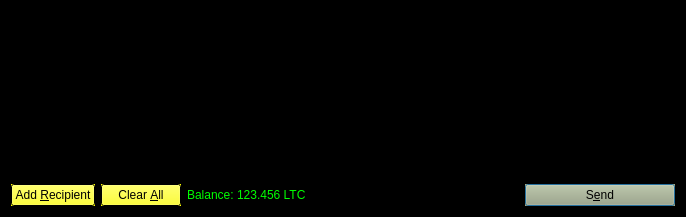
<?xml version="1.0" encoding="UTF-8"?>
<ui version="4.0">
 <class>SendCoinsDialog</class>
 <widget class="QDialog" name="SendCoinsDialog">
  <property name="geometry">
   <rect>
    <x>0</x>
    <y>0</y>
    <width>686</width>
    <height>217</height>
   </rect>
  </property>
  <property name="palette">
   <palette>
    <active>
     <colorrole role="WindowText">
      <brush brushstyle="SolidPattern">
       <color alpha="255">
        <red>0</red>
        <green>255</green>
        <blue>0</blue>
       </color>
      </brush>
     </colorrole>
     <colorrole role="Button">
      <brush brushstyle="SolidPattern">
       <color alpha="255">
        <red>255</red>
        <green>255</green>
        <blue>0</blue>
       </color>
      </brush>
     </colorrole>
     <colorrole role="Base">
      <brush brushstyle="SolidPattern">
       <color alpha="255">
        <red>255</red>
        <green>255</green>
        <blue>255</blue>
       </color>
      </brush>
     </colorrole>
     <colorrole role="Window">
      <brush brushstyle="SolidPattern">
       <color alpha="255">
        <red>0</red>
        <green>0</green>
        <blue>0</blue>
       </color>
      </brush>
     </colorrole>
    </active>
    <inactive>
     <colorrole role="WindowText">
      <brush brushstyle="SolidPattern">
       <color alpha="255">
        <red>0</red>
        <green>255</green>
        <blue>0</blue>
       </color>
      </brush>
     </colorrole>
     <colorrole role="Button">
      <brush brushstyle="SolidPattern">
       <color alpha="255">
        <red>255</red>
        <green>255</green>
        <blue>0</blue>
       </color>
      </brush>
     </colorrole>
     <colorrole role="Base">
      <brush brushstyle="SolidPattern">
       <color alpha="255">
        <red>255</red>
        <green>255</green>
        <blue>255</blue>
       </color>
      </brush>
     </colorrole>
     <colorrole role="Window">
      <brush brushstyle="SolidPattern">
       <color alpha="255">
        <red>0</red>
        <green>0</green>
        <blue>0</blue>
       </color>
      </brush>
     </colorrole>
    </inactive>
    <disabled>
     <colorrole role="WindowText">
      <brush brushstyle="SolidPattern">
       <color alpha="255">
        <red>120</red>
        <green>120</green>
        <blue>120</blue>
       </color>
      </brush>
     </colorrole>
     <colorrole role="Button">
      <brush brushstyle="SolidPattern">
       <color alpha="255">
        <red>255</red>
        <green>255</green>
        <blue>0</blue>
       </color>
      </brush>
     </colorrole>
     <colorrole role="Base">
      <brush brushstyle="SolidPattern">
       <color alpha="255">
        <red>0</red>
        <green>0</green>
        <blue>0</blue>
       </color>
      </brush>
     </colorrole>
     <colorrole role="Window">
      <brush brushstyle="SolidPattern">
       <color alpha="255">
        <red>0</red>
        <green>0</green>
        <blue>0</blue>
       </color>
      </brush>
     </colorrole>
    </disabled>
   </palette>
  </property>
  <property name="windowTitle">
   <string>Send Coins</string>
  </property>
  <property name="autoFillBackground">
   <bool>true</bool>
  </property>
  <layout class="QVBoxLayout" name="verticalLayout">
   <item>
    <widget class="QScrollArea" name="scrollArea">
     <property name="widgetResizable">
      <bool>true</bool>
     </property>
     <widget class="QWidget" name="scrollAreaWidgetContents">
      <property name="geometry">
       <rect>
        <x>0</x>
        <y>0</y>
        <width>666</width>
        <height>165</height>
       </rect>
      </property>
      <layout class="QVBoxLayout" name="verticalLayout_2">
       <property name="margin">
        <number>0</number>
       </property>
       <item>
        <layout class="QVBoxLayout" name="entries">
         <property name="spacing">
          <number>6</number>
         </property>
        </layout>
       </item>
       <item>
        <spacer name="verticalSpacer">
         <property name="orientation">
          <enum>Qt::Vertical</enum>
         </property>
         <property name="sizeHint" stdset="0">
          <size>
           <width>20</width>
           <height>40</height>
          </size>
         </property>
        </spacer>
       </item>
      </layout>
     </widget>
    </widget>
   </item>
   <item>
    <layout class="QHBoxLayout" name="horizontalLayout">
     <item>
      <widget class="QPushButton" name="addButton">
       <property name="toolTip">
        <string>Send to multiple recipients at once</string>
       </property>
       <property name="autoFillBackground">
        <bool>true</bool>
       </property>
       <property name="text">
        <string>Add &amp;Recipient</string>
       </property>
       <property name="icon">
        <iconset resource="../bitcoin.qrc">
         <normaloff>:/icons/add</normaloff>:/icons/add</iconset>
       </property>
       <property name="autoDefault">
        <bool>false</bool>
       </property>
      </widget>
     </item>
     <item>
      <widget class="QPushButton" name="clearButton">
       <property name="sizePolicy">
        <sizepolicy hsizetype="Minimum" vsizetype="Fixed">
         <horstretch>0</horstretch>
         <verstretch>0</verstretch>
        </sizepolicy>
       </property>
       <property name="toolTip">
        <string>Remove all transaction fields</string>
       </property>
       <property name="autoFillBackground">
        <bool>true</bool>
       </property>
       <property name="text">
        <string>Clear &amp;All</string>
       </property>
       <property name="icon">
        <iconset resource="../bitcoin.qrc">
         <normaloff>:/icons/remove</normaloff>:/icons/remove</iconset>
       </property>
       <property name="autoRepeatDelay">
        <number>300</number>
       </property>
       <property name="autoDefault">
        <bool>false</bool>
       </property>
      </widget>
     </item>
     <item>
      <layout class="QHBoxLayout" name="horizontalLayout_2">
       <property name="spacing">
        <number>3</number>
       </property>
       <item>
        <widget class="QLabel" name="label">
         <property name="text">
          <string>Balance:</string>
         </property>
        </widget>
       </item>
       <item>
        <widget class="QLabel" name="labelBalance">
         <property name="cursor">
          <cursorShape>IBeamCursor</cursorShape>
         </property>
         <property name="text">
          <string>123.456 LTC</string>
         </property>
         <property name="textInteractionFlags">
          <set>Qt::LinksAccessibleByMouse|Qt::TextSelectableByKeyboard|Qt::TextSelectableByMouse</set>
         </property>
        </widget>
       </item>
      </layout>
     </item>
     <item>
      <spacer name="horizontalSpacer">
       <property name="orientation">
        <enum>Qt::Horizontal</enum>
       </property>
       <property name="sizeHint" stdset="0">
        <size>
         <width>40</width>
         <height>20</height>
        </size>
       </property>
      </spacer>
     </item>
     <item>
      <widget class="QPushButton" name="sendButton">
       <property name="minimumSize">
        <size>
         <width>150</width>
         <height>0</height>
        </size>
       </property>
       <property name="palette">
        <palette>
         <active>
          <colorrole role="WindowText">
           <brush brushstyle="SolidPattern">
            <color alpha="255">
             <red>0</red>
             <green>255</green>
             <blue>0</blue>
            </color>
           </brush>
          </colorrole>
          <colorrole role="Button">
           <brush brushstyle="SolidPattern">
            <color alpha="255">
             <red>170</red>
             <green>170</green>
             <blue>127</blue>
            </color>
           </brush>
          </colorrole>
          <colorrole role="Light">
           <brush brushstyle="SolidPattern">
            <color alpha="255">
             <red>0</red>
             <green>0</green>
             <blue>127</blue>
            </color>
           </brush>
          </colorrole>
          <colorrole role="Dark">
           <brush brushstyle="SolidPattern">
            <color alpha="255">
             <red>8</red>
             <green>232</green>
             <blue>232</blue>
            </color>
           </brush>
          </colorrole>
          <colorrole role="Text">
           <brush brushstyle="SolidPattern">
            <color alpha="255">
             <red>28</red>
             <green>85</green>
             <blue>41</blue>
            </color>
           </brush>
          </colorrole>
          <colorrole role="ButtonText">
           <brush brushstyle="SolidPattern">
            <color alpha="255">
             <red>0</red>
             <green>0</green>
             <blue>0</blue>
            </color>
           </brush>
          </colorrole>
         </active>
         <inactive>
          <colorrole role="WindowText">
           <brush brushstyle="SolidPattern">
            <color alpha="255">
             <red>0</red>
             <green>255</green>
             <blue>0</blue>
            </color>
           </brush>
          </colorrole>
          <colorrole role="Button">
           <brush brushstyle="SolidPattern">
            <color alpha="255">
             <red>170</red>
             <green>170</green>
             <blue>127</blue>
            </color>
           </brush>
          </colorrole>
          <colorrole role="Light">
           <brush brushstyle="SolidPattern">
            <color alpha="255">
             <red>0</red>
             <green>0</green>
             <blue>127</blue>
            </color>
           </brush>
          </colorrole>
          <colorrole role="Dark">
           <brush brushstyle="SolidPattern">
            <color alpha="255">
             <red>8</red>
             <green>232</green>
             <blue>232</blue>
            </color>
           </brush>
          </colorrole>
          <colorrole role="Text">
           <brush brushstyle="SolidPattern">
            <color alpha="255">
             <red>28</red>
             <green>85</green>
             <blue>41</blue>
            </color>
           </brush>
          </colorrole>
          <colorrole role="ButtonText">
           <brush brushstyle="SolidPattern">
            <color alpha="255">
             <red>0</red>
             <green>0</green>
             <blue>0</blue>
            </color>
           </brush>
          </colorrole>
         </inactive>
         <disabled>
          <colorrole role="WindowText">
           <brush brushstyle="SolidPattern">
            <color alpha="255">
             <red>8</red>
             <green>232</green>
             <blue>232</blue>
            </color>
           </brush>
          </colorrole>
          <colorrole role="Button">
           <brush brushstyle="SolidPattern">
            <color alpha="255">
             <red>170</red>
             <green>170</green>
             <blue>127</blue>
            </color>
           </brush>
          </colorrole>
          <colorrole role="Light">
           <brush brushstyle="SolidPattern">
            <color alpha="255">
             <red>0</red>
             <green>0</green>
             <blue>127</blue>
            </color>
           </brush>
          </colorrole>
          <colorrole role="Dark">
           <brush brushstyle="SolidPattern">
            <color alpha="255">
             <red>8</red>
             <green>232</green>
             <blue>232</blue>
            </color>
           </brush>
          </colorrole>
          <colorrole role="Text">
           <brush brushstyle="SolidPattern">
            <color alpha="255">
             <red>8</red>
             <green>232</green>
             <blue>232</blue>
            </color>
           </brush>
          </colorrole>
          <colorrole role="ButtonText">
           <brush brushstyle="SolidPattern">
            <color alpha="255">
             <red>8</red>
             <green>232</green>
             <blue>232</blue>
            </color>
           </brush>
          </colorrole>
         </disabled>
        </palette>
       </property>
       <property name="toolTip">
        <string>Confirm the send action</string>
       </property>
       <property name="autoFillBackground">
        <bool>true</bool>
       </property>
       <property name="text">
        <string>S&amp;end</string>
       </property>
       <property name="icon">
        <iconset resource="../bitcoin.qrc">
         <normaloff>:/icons/send</normaloff>:/icons/send</iconset>
       </property>
       <property name="default">
        <bool>true</bool>
       </property>
      </widget>
     </item>
    </layout>
   </item>
  </layout>
 </widget>
 <resources>
  <include location="../bitcoin.qrc"/>
 </resources>
 <connections/>
</ui>
